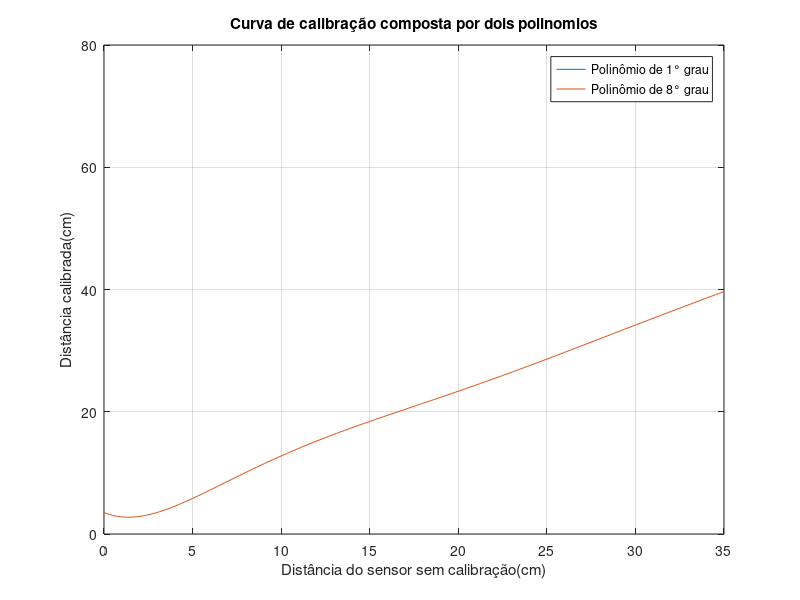

Write MATLAB code to recreate this figure.
%% Resetando
clear;
clc;
close all;
show_plot = 1;

values = [4 5 10 15 20 25 30 35 40 45 50 55 60 65 70];

%% Definindo polinomio de 1 grau
p1_l = 1.068;
p2_l = 1.314;
polinomial_1_grau = @(x) p1_l * x + p2_l;


%% Definindo polinomio de 8 grau
p1 = 5.298e-11;
p2 = -1.415e-08;
p3 = 1.553e-06;
p4 = -9.032e-05;
p5 = 0.002993;
p6 = -0.05626;
p7 = 0.5552;
p8 = -1.233;
p9 = 3.526;
polinomial_8_grau = @(x) (p1*x^8 + p2*x^7 + p3*x^6 + p4*x^5 + p5*x^4 + p6*x^3 + p7*x^2 + p8*x + p9);


%% Pontos amostrados
samples = [3.33 4.73 7.55 12.22 16.57 21.44 26.27 31.45 36.20 41.09 46.38 50.9 55.74 60.13 65.21];
n = size(samples);
n = n(2);


%% Gerando resultados da calibração com o polinimio de 1 grau
for i = 1:n
    results_pol_1_grau(i) = polinomial_1_grau(samples(i));
end

%% Gerando resultados da calibração com o polinimio de 8 grau
for i = 1:n
    results_pol_8_grau(i) = polinomial_8_grau(samples(i));
end

%% Gerando resultados da calibração com o uso das duas curvas de calibração
for i = 1:n
    if i >= 8
        results_merge(i) = polinomial_1_grau(samples(i));
    else
        results_merge(i) = polinomial_8_grau(samples(i));
    end
end

if show_plot == 1
    fplot(polinomial_1_grau, [35 70]);
    hold on
    fplot(polinomial_8_grau, [0 35]);
    grid on
    legend('Polinômio de 1° grau', 'Polinômio de 8° grau');
    title('Curva de calibração composta por dois polinomios');
    xlabel('Distância do sensor sem calibração(cm)')
    ylabel('Distância calibrada(cm)')
elseif show_plot == 2
    fplot(polinomial_1_grau, [0 70]);
    grid on
    legend('Polinômio de 1° grau');
    title('Curva de calibração polinomial de 1° grau');
    xlabel('Distância do sensor sem calibração(cm)')
    ylabel('Distância calibrada(cm)')
elseif show_plot == 3
    fplot(polinomial_8_grau, [0 70]);
    grid on
    legend('Polinômio de 8° grau');
    title('Curva de calibração polinomial de 8° grau');
    xlabel('Distância do sensor sem calibração(cm)')
    ylabel('Distância calibrada(cm)')
end

%% Calculando erros
error = 0;
error_1 = 0;
error_8 = 0;
error_merge = 0;

for i = 1:n
    error = ( samples(i) - values(i) )^2 + error;
    error_1 = ( results_pol_1_grau(i) - values(i) )^2 + error_1;
    error_8 = ( results_pol_8_grau(i) - values(i) )^2 + error_8;
    error_merge = ( results_merge(i) - values(i) )^2 + error_merge;
end

display( sqrt(error) )
display( sqrt(error_1) )
display( sqrt(error_8) )
display( sqrt(error_merge) )

error = 0;
error_1 = 0;
error_8 = 0;
error_merge = 0;

display('-----')

for i = 1:n
    error = abs( samples(i) - values(i) ) + error;
    error_1 = abs( results_pol_1_grau(i) - values(i) ) + error_1;
    error_8 = abs( results_pol_8_grau(i) - values(i) ) + error_8;
    error_merge = abs( results_merge(i) - values(i) ) + error_merge;
end

display( error )
display( error_1 )
display( error_8 )
display( error_merge )
